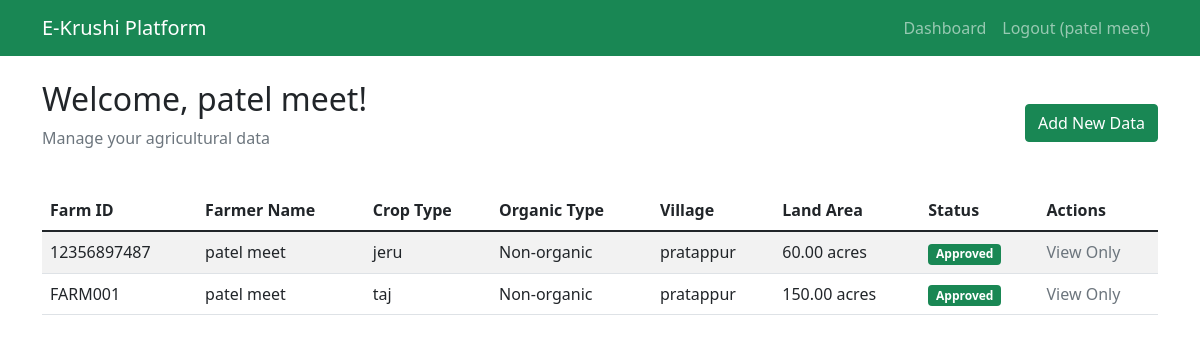
Screenshot of /dashboard/ (signed in) with the database file from the repository.
### krushi_app/models.py (models this page shows, shortened)
class FarmerData(models.Model):
    user = models.ForeignKey(User, on_delete=models.CASCADE)
    farmer_name = models.CharField(max_length=100)
    phone_number = models.CharField(max_length=15)
    village = models.CharField(max_length=100)
    district = models.CharField(max_length=100)
    state = models.CharField(max_length=100)
    farm_id = models.CharField(max_length=50, unique=True)
    owner = models.CharField(max_length=100)
    water_source = models.CharField(max_length=20, choices=[('Canal', 'Canal'), ('Borewell', 'Borewell'), ('Rain-fed', 'Rain-fed'), ('Drip farming', 'Drip farming')])
    irrigation_type = models.CharField(max_length=50)
    organic_type = models.CharField(max_length=15, choices=[('Organic', 'Organic'), ('Non-organic', 'Non-organic')])
    aadhaar_number = models.CharField(max_length=12, unique=True, null=True, blank=True)
    aadhaar_image = models.ImageField(upload_to='aadhaar_images/', null=True, blank=True)
    crop_type = models.CharField(max_length=100)
    land_area = models.DecimalField(max_digits=10, decimal_places=2)
    created_at = models.DateTimeField(auto_now_add=True)
    updated_at = models.DateTimeField(auto_now=True)
    is_approved = models.BooleanField(default=False)
    class Meta:
        ordering = ['-created_at']

### krushi_app/views.py (the view)
# urls.py: path('dashboard/', views.user_dashboard, name='user_dashboard'),
@login_required
def user_dashboard(request):
    user_data = FarmerData.objects.filter(user=request.user)
    return render(request, 'user/dashboard.html', {'user_data': user_data})

### templates/user/dashboard.html (shortened to what this page needs)
{% extends 'base.html' %}
{% block content %}
<div class="mb-4">
    <div class="d-flex justify-content-between align-items-center">
        <div>
            <h2>Welcome, {% if user.first_name %}{{ user.first_name }} {{ user.last_name }}{% else %}{{ user.username }}{% endif %}!</h2>
            <p class="text-muted">Manage your agricultural data</p>
        </div>
        <a href="{% url 'add_farmer_data' %}" class="btn btn-success">Add New Data</a>
    </div>
</div>
{% if user_data %}
    <div class="table-responsive">
        <table class="table table-striped">
            <thead>
                <tr>
                    <th>Farm ID</th>
                    <th>Farmer Name</th>
                    <th>Crop Type</th>
                    <th>Organic Type</th>
                    <th>Village</th>
                    <th>Land Area</th>
                    <th>Status</th>
                    <th>Actions</th>
                </tr>
            </thead>
            <tbody>
                {% for data in user_data %}
                    <tr>
                        <td>{{ data.farm_id }}</td>
                        <td>{{ data.farmer_name }}</td>
                        <td>{{ data.crop_type }}</td>
                        <td>{{ data.organic_type }}</td>
                        <td>{{ data.village }}</td>
                        <td>{{ data.land_area }} acres</td>
                        <td>
                            {% if data.is_approved %}
                                <span class="badge bg-success">Approved</span>
                            {% else %}
                                <span class="badge bg-warning">Pending</span>
                            {% endif %}
                        </td>
                        <td>
                            <span class="text-muted">View Only</span>
                        </td>
                    </tr>
                {% endfor %}
            </tbody>
        </table>
    </div>
{% else %}
    <div class="alert alert-info">
        <h4>No data submitted yet</h4>
        <p>Start by adding your first agricultural data entry.</p>
        <a href="{% url 'add_farmer_data' %}" class="btn btn-success">Add Data</a>
    </div>
{% endif %}
{% endblock %}

### templates/base.html (shortened to what this page needs)
<!DOCTYPE html>
<html lang="en">
<head>
    <link href="https://cdn.jsdelivr.net/npm/bootstrap@5.1.3/dist/css/bootstrap.min.css" rel="stylesheet">
</head>
<body>
    <nav class="navbar navbar-expand-lg navbar-dark bg-success">
        <div class="container">
            <a class="navbar-brand" href="{% url 'home' %}">E-Krushi Platform</a>
            <div class="navbar-nav ms-auto">
                {% if user.is_authenticated %}
                    <a class="nav-link" href="{% url 'user_dashboard' %}">Dashboard</a>
                    <a class="nav-link" href="{% url 'logout' %}">Logout ({% if user.first_name %}{{ user.first_name }} {{ user.last_name }}{% else %}{{ user.username }}{% endif %})</a>
                {% else %}
                    <a class="nav-link" href="{% url 'login' %}">Login</a>
                    <a class="nav-link" href="{% url 'register' %}">Register</a>
                {% endif %}
            </div>
        </div>
    </nav>
    <div class="container mt-4">
        {% block content %}
        {% endblock %}
    </div>
</body>
</html>

### rows the page displays
FarmerData: farm_id "12356897487", farmer_name "patel meet", crop_type "jeru", organic_type "Non-organic", village "pratappur", land_area "60.00", is_approved "Approved"
FarmerData: farm_id "FARM001", farmer_name "patel meet", crop_type "taj", organic_type "Non-organic", village "pratappur", land_area "150.00", is_approved "Approved"

### other values shown
{{ user.first_name }} "patel"
{{ user.last_name }} "meet"
